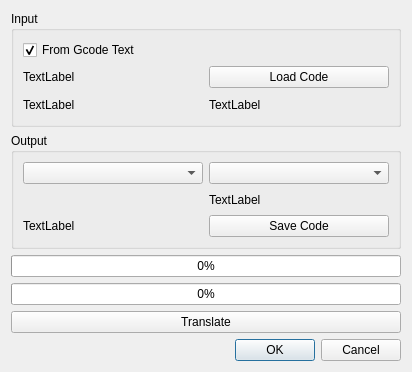
<?xml version="1.0" encoding="UTF-8"?>
<ui version="4.0">
 <class>Dialog_TTD</class>
 <widget class="QDialog" name="Dialog_TTD">
  <property name="geometry">
   <rect>
    <x>0</x>
    <y>0</y>
    <width>412</width>
    <height>372</height>
   </rect>
  </property>
  <property name="windowTitle">
   <string>Translate Tool Dialog</string>
  </property>
  <layout class="QVBoxLayout" name="verticalLayout">
   <item>
    <widget class="QGroupBox" name="groupBox_TTD_from">
     <property name="title">
      <string>Input</string>
     </property>
     <layout class="QGridLayout" name="gridLayout_2">
      <item row="1" column="2">
       <widget class="QPushButton" name="pushButton_TTD_Load_Code">
        <property name="text">
         <string>Load Code</string>
        </property>
        <property name="icon">
         <iconset>
          <normaloff>img/open-file-icon.png</normaloff>img/open-file-icon.png</iconset>
        </property>
       </widget>
      </item>
      <item row="1" column="0">
       <widget class="QLabel" name="label_TTD_File_Loaded">
        <property name="text">
         <string>TextLabel</string>
        </property>
       </widget>
      </item>
      <item row="2" column="2">
       <widget class="QLabel" name="label_TTD_File_from_ID">
        <property name="text">
         <string>TextLabel</string>
        </property>
       </widget>
      </item>
      <item row="2" column="0">
       <widget class="QLabel" name="label_TTD_File_from_Type">
        <property name="text">
         <string>TextLabel</string>
        </property>
       </widget>
      </item>
      <item row="0" column="0">
       <widget class="QCheckBox" name="checkBox_TTD_FromGcodetxt">
        <property name="text">
         <string>From Gcode Text</string>
        </property>
        <property name="checked">
         <bool>true</bool>
        </property>
       </widget>
      </item>
     </layout>
    </widget>
   </item>
   <item>
    <widget class="QGroupBox" name="groupBox_TTD_to">
     <property name="title">
      <string>Output</string>
     </property>
     <layout class="QGridLayout" name="gridLayout">
      <item row="0" column="1">
       <widget class="QComboBox" name="comboBox_TTD_ID_Code"/>
      </item>
      <item row="2" column="1">
       <widget class="QPushButton" name="pushButton_TTD_Save_Code">
        <property name="text">
         <string>Save Code</string>
        </property>
        <property name="icon">
         <iconset>
          <normaloff>img/Floppy-Small-icon.png</normaloff>img/Floppy-Small-icon.png</iconset>
        </property>
       </widget>
      </item>
      <item row="2" column="0">
       <widget class="QLabel" name="label_TTD_Saved">
        <property name="text">
         <string>TextLabel</string>
        </property>
       </widget>
      </item>
      <item row="0" column="0">
       <widget class="QComboBox" name="comboBox_TTD_Type_Code"/>
      </item>
      <item row="1" column="1">
       <widget class="QLabel" name="label_TTD_ID_to_Name">
        <property name="text">
         <string>TextLabel</string>
        </property>
       </widget>
      </item>
     </layout>
    </widget>
   </item>
   <item>
    <widget class="QProgressBar" name="progressBar_TTD_Buffer">
     <property name="value">
      <number>0</number>
     </property>
    </widget>
   </item>
   <item>
    <widget class="QProgressBar" name="progressBar_TTD_State">
     <property name="value">
      <number>0</number>
     </property>
    </widget>
   </item>
   <item>
    <widget class="QPushButton" name="pushButton_TTD_Translate">
     <property name="text">
      <string>Translate</string>
     </property>
     <property name="icon">
      <iconset>
       <normaloff>img/move-icon (1).png</normaloff>img/move-icon (1).png</iconset>
     </property>
     <property name="iconSize">
      <size>
       <width>50</width>
       <height>50</height>
      </size>
     </property>
    </widget>
   </item>
   <item>
    <widget class="QDialogButtonBox" name="buttonBox_TTD">
     <property name="orientation">
      <enum>Qt::Horizontal</enum>
     </property>
     <property name="standardButtons">
      <set>QDialogButtonBox::Cancel|QDialogButtonBox::Ok</set>
     </property>
    </widget>
   </item>
  </layout>
 </widget>
 <resources/>
 <connections>
  <connection>
   <sender>buttonBox_TTD</sender>
   <signal>accepted()</signal>
   <receiver>Dialog_TTD</receiver>
   <slot>accept()</slot>
   <hints>
    <hint type="sourcelabel">
     <x>248</x>
     <y>254</y>
    </hint>
    <hint type="destinationlabel">
     <x>157</x>
     <y>274</y>
    </hint>
   </hints>
  </connection>
  <connection>
   <sender>buttonBox_TTD</sender>
   <signal>rejected()</signal>
   <receiver>Dialog_TTD</receiver>
   <slot>reject()</slot>
   <hints>
    <hint type="sourcelabel">
     <x>316</x>
     <y>260</y>
    </hint>
    <hint type="destinationlabel">
     <x>286</x>
     <y>274</y>
    </hint>
   </hints>
  </connection>
 </connections>
</ui>
